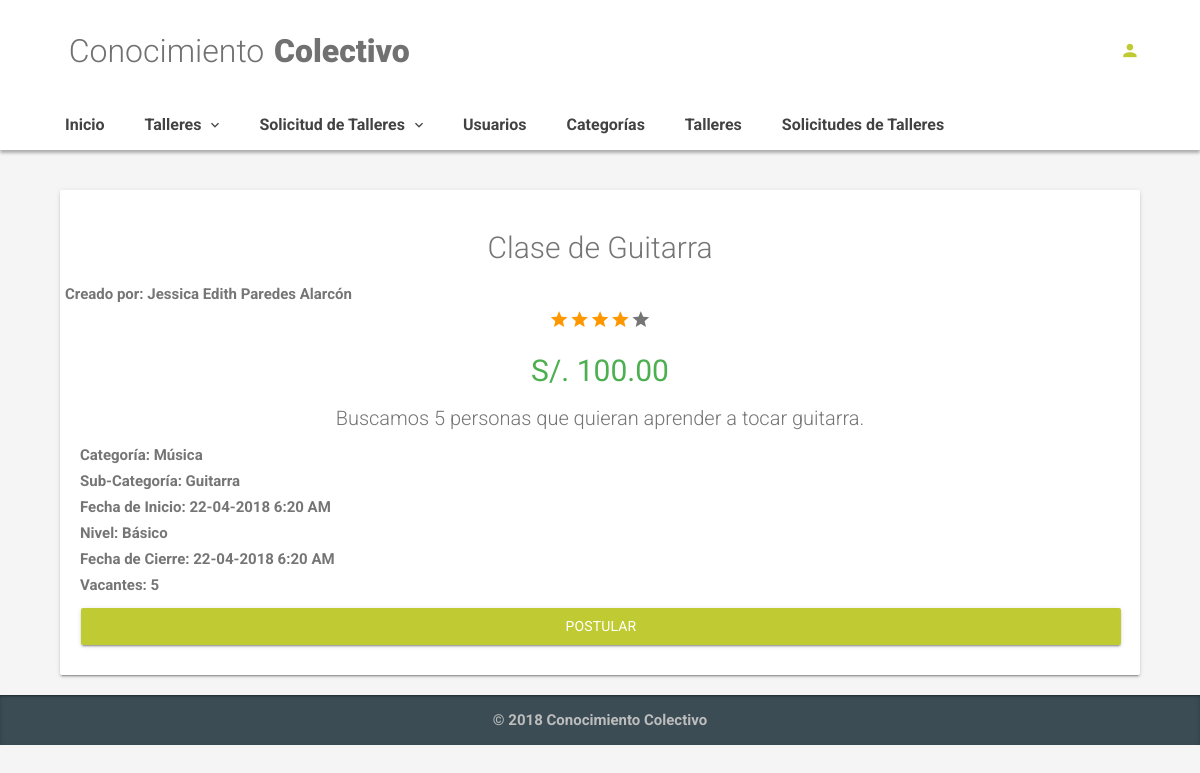
Page /index.php/workshop/description/1 on the earlier database version.
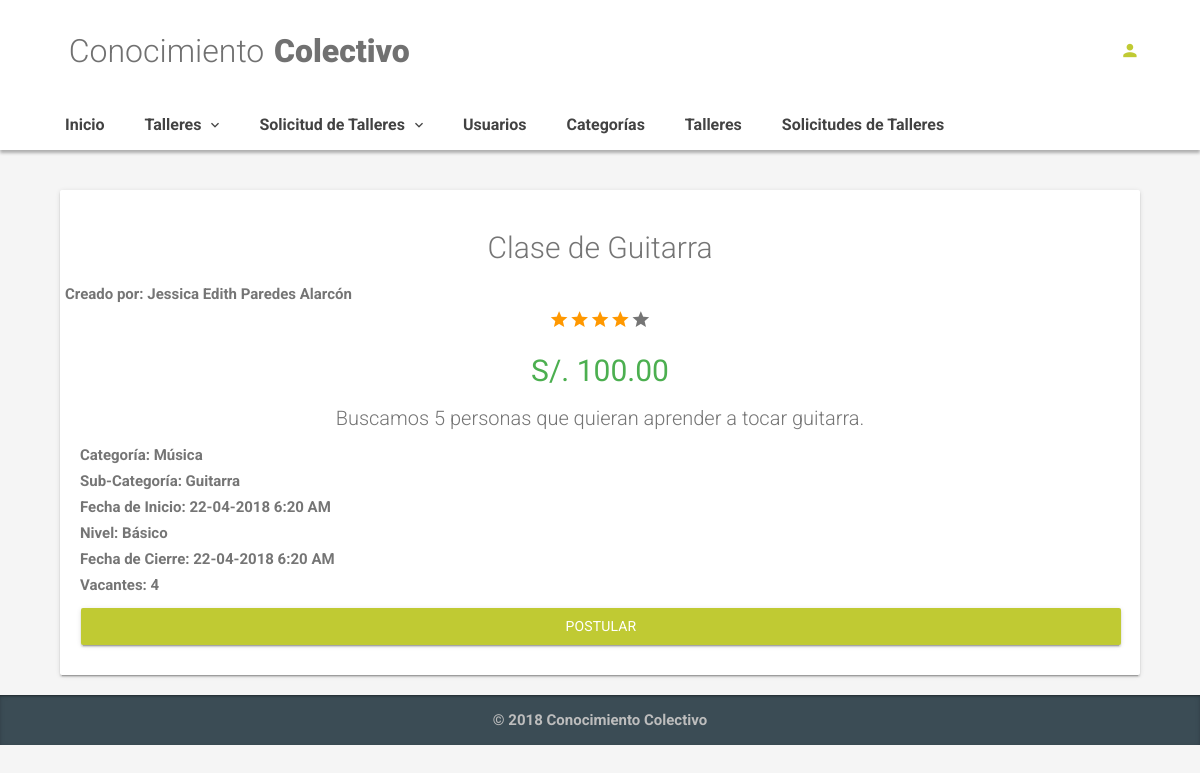
Same page on the later database version.
### tables this page shows
CREATE TABLE `workshops` (
  `id` int(11) NOT NULL AUTO_INCREMENT,
  `title` varchar(100) NOT NULL,
  `description` varchar(100) NOT NULL,
  `vacancy` smallint(6) NOT NULL,
  `amount` decimal(10,2) NOT NULL,
  `start_date` datetime NOT NULL,
  `final_date` datetime NOT NULL,
  `level` enum('Básico','Intermedio','Avanzado') NOT NULL,
  `wrks_status` enum('En curso','Cancelado','Finalizado') DEFAULT NULL,
  `created_date` timestamp NOT NULL DEFAULT CURRENT_TIMESTAMP ON UPDATE CURRENT_TIMESTAMP,
  `user_id` int(11) NOT NULL,
  `category_id` int(11) NOT NULL,
  `subcategory_id` int(11) DEFAULT NULL,
  `removed` enum('Activo','Eliminado') DEFAULT NULL,
  PRIMARY KEY (`id`),
  KEY `fk_workshops_user_id` (`user_id`),
  KEY `fk_workshops_category_id` (`category_id`),
  KEY `fk_workshops_subcategory_id_subcategories_id` (`subcategory_id`),
  CONSTRAINT `fk_workshops_category_id` FOREIGN KEY (`category_id`) REFERENCES `categories` (`id`) ON DELETE NO ACTION ON UPDATE NO ACTION,
  CONSTRAINT `fk_workshops_subcategory_id_subcategories_id` FOREIGN KEY (`subcategory_id`) REFERENCES `subcategories` (`id`),
  CONSTRAINT `fk_workshops_user_id` FOREIGN KEY (`user_id`) REFERENCES `users` (`id`) ON DELETE NO ACTION ON UPDATE NO ACTION
);

CREATE TABLE `users` (
  `id` int(11) NOT NULL AUTO_INCREMENT,
  `name` varchar(20) NOT NULL,
  `last_name` varchar(20) NOT NULL,
  `email` varchar(30) NOT NULL,
  `password` varchar(20) NOT NULL,
  `cell_phone` varchar(9) NOT NULL,
  `date_birth` date DEFAULT NULL,
  `description` varchar(100) DEFAULT NULL,
  `created_date` timestamp NOT NULL DEFAULT CURRENT_TIMESTAMP ON UPDATE CURRENT_TIMESTAMP,
  `gender` enum('Femenino','Masculino') NOT NULL,
  `removed` enum('Activo','Eliminado') NOT NULL,
  PRIMARY KEY (`id`)
);

CREATE TABLE `categories` (
  `id` int(11) NOT NULL AUTO_INCREMENT,
  `name` varchar(20) NOT NULL,
  `parent_id` int(11) DEFAULT NULL,
  PRIMARY KEY (`id`)
);

CREATE TABLE `subcategories` (
  `id` int(11) NOT NULL AUTO_INCREMENT,
  `sub_name` varchar(20) NOT NULL,
  `categories_id` int(11) NOT NULL,
  `removed` enum('Activo','Eliminado') DEFAULT NULL,
  PRIMARY KEY (`id`),
  KEY `fk_subcategories_parent_id_categories_id` (`categories_id`),
  CONSTRAINT `fk_subcategories_parent_id_categories_id` FOREIGN KEY (`categories_id`) REFERENCES `categories` (`id`)
);

### application/controllers/Workshop.php (called while the page is built, shortened)
<?php
class Workshop extends CI_Controller {
    public function __construct() {
		$this->load->model('workshop_model');
	}
	public function description($id) {
		$workshop_description = $this->workshop_model->show_by_id($id);
		$dataView=[
			'page'=>'workshop_description',
			'description'=>$workshop_description
		];
		$this->load->view('template/basic',$dataView);
	}
}

### index.php (called while the page is built, shortened)
<?php
require_once BASEPATH.'core/CodeIgniter.php';

### application/models/Workshop_model.php (called while the page is built, shortened)
<?php
class Workshop_model extends CI_Model {
    public function show_by_id($id){
        $sql = "SELECT
        w.id,
        w.title,
        DATE_FORMAT(w.start_date,'%d-%m-%Y %l:%i %p') AS start_date,
        DATE_FORMAT(w.final_date,'%d-%m-%Y %l:%i %p') AS final_date,
        w.level,
        w.amount,
        w.vacancy,
        w.description,
        /*w.wrks_status,*/
        c.name AS category_name,
        sc.sub_name,
        u.name AS user_name,
        u.last_name AS user_last_name
      FROM
        workshops AS w
        INNER JOIN categories AS c
          ON w.category_id = c.id
          INNER JOIN subcategories AS sc
            ON w.subcategory_id = sc.id
          INNER JOIN users AS u
            ON u.id = w.user_id
            WHERE w.`id` = ?
            LIMIT 1";
      $query = $this->db->query($sql,array($id));
      return $query->row_array();
  }
}

### application/views/workshop_description.php (the view)
<div class="container">
          <div class="col-xl-12 col-lg-12 col-md-12 col-sm-12 col-12">
            <div class="card animated zoomInDown animation-delay-5">
              <div class="card-body">
                <h2 align="center"><?php echo $description['title']?></h2>
                  <div class="row" align="center">
                    <li class="list-unstyled"> Creado por: <?php echo $description['user_name']?> <?php echo $description['user_last_name']?>
                    </li>
                    <div class="col-xl-12 col-lg-12 col-md-12 col-sm-12 col-12">
                        <i class="zmdi zmdi-hc-lg zmdi-star color-warning"></i>
                        <i class="zmdi zmdi-hc-lg zmdi-star color-warning"></i>
                        <i class="zmdi zmdi-hc-lg zmdi-star color-warning"></i>
                        <i class="zmdi zmdi-hc-lg zmdi-star color-warning"></i>
                        <i class="zmdi zmdi-hc-lg zmdi-star"></i>
                      </div>
                    </div>
                    <div class="col-xl-12 col-lg-12 col-md-12 col-sm-12 col-12" align="center">
                      <h2 class="color-success text-normal">S/. <?php echo $description['amount']?></h2>
                    </div>
                <p class="lead" align="center"><?php echo $description['description']?></p>
                <ul class="list-unstyled">
                  <li>Categoría: <?php echo $description['category_name']?></li>
                  <li> Sub-Categoría: <?php echo $description['sub_name']?></li>
                  <li> Fecha de Inicio: <?php echo $description['start_date']?></li>
                  <li> Nivel: <?php echo $description['level']?></li>
                  <li> Fecha de Cierre: <?php echo $description['final_date']?></li>
                  <li> Vacantes: <?php echo $description['vacancy']?> </li>
                </ul>
                <a href="<?php echo site_url('workshop/save_inscribed_user/'.$description['id'])?>" class="btn btn-primary btn-block btn-raised">Postular</a>
              </div>
            </div>
          </div>
      </div>

Differences in the rows shown:
changed workshops "Clase de Guitarra": vacancy "5" → "4"
